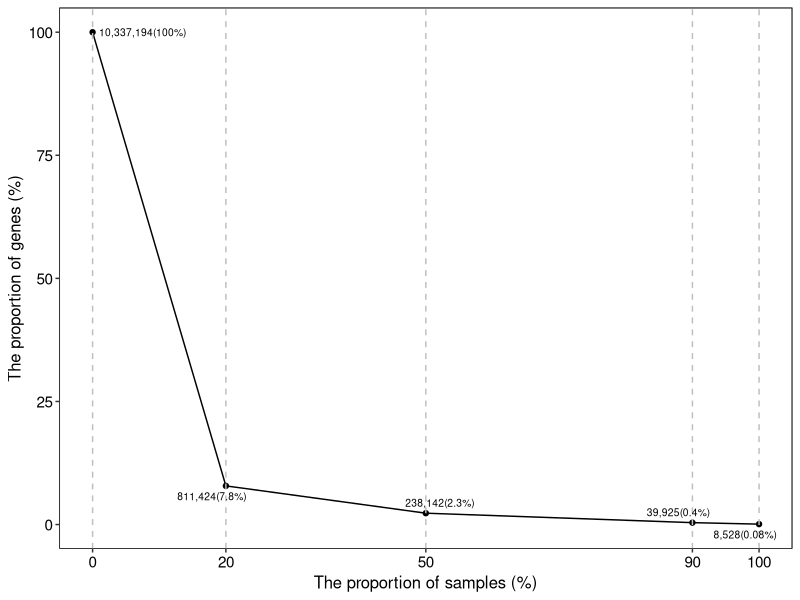
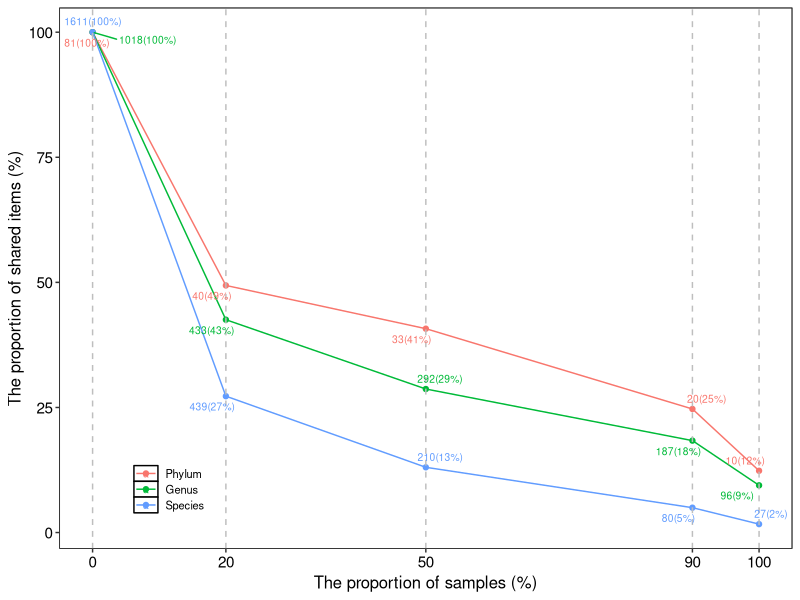
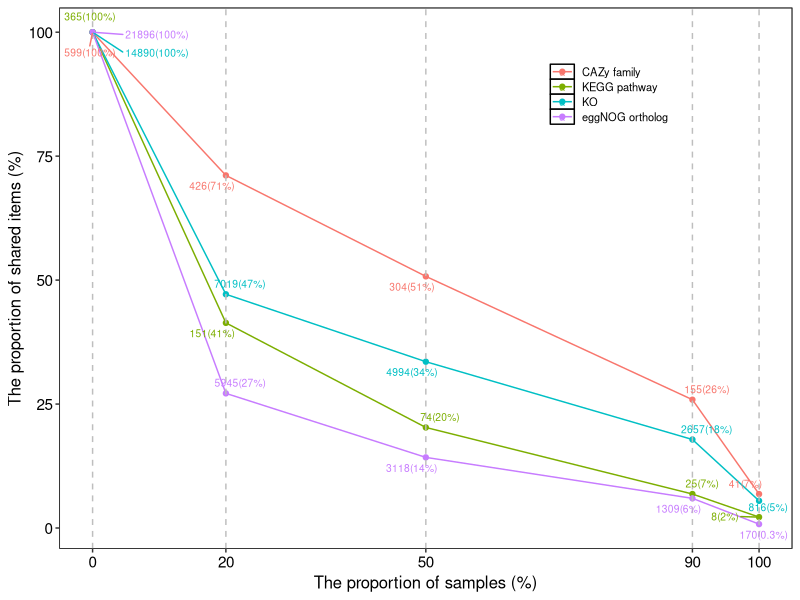
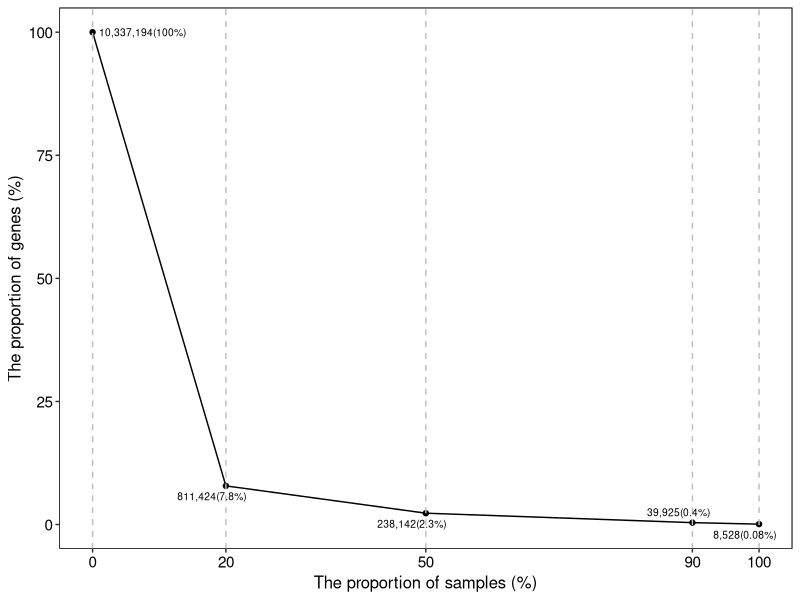
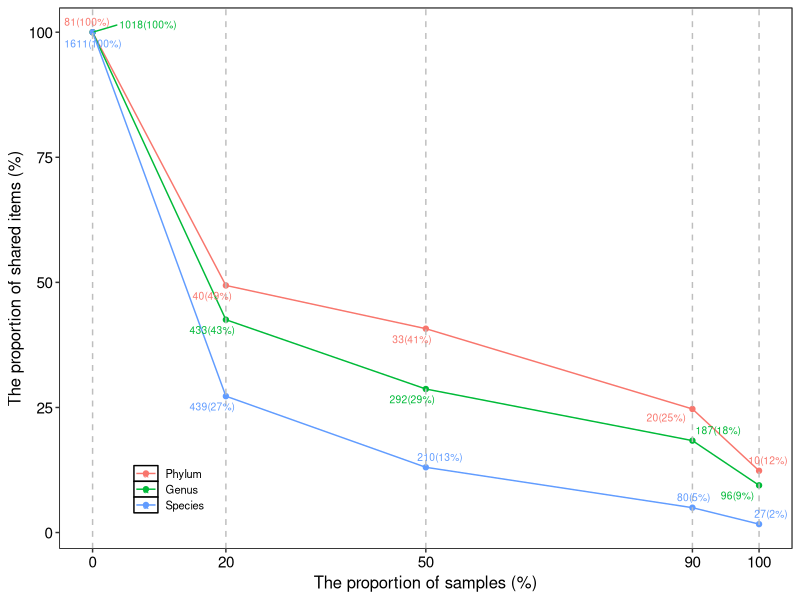
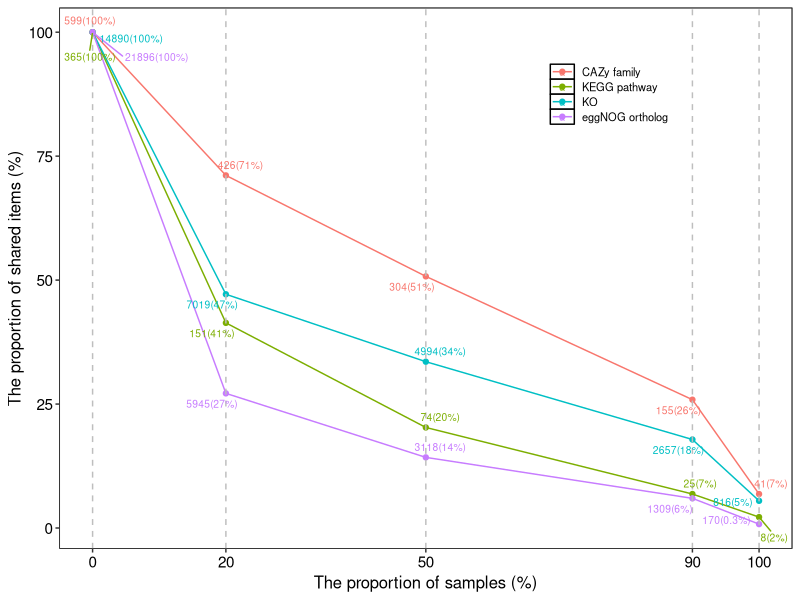

Here is the R script that generated these plots, in order:
library(ggplot2)
library(ggrepel)
library(reshape2)
###gene proportion
gene<- read.table("gene_freq.txt",head=T,check.names = F)
gene$gene_num <- prettyNum(gene$gene_num,big.mark = ",")
gene$label <- rep("NA",6)
gene$label[1:5] <- paste(round(gene$gene_percent[1:5],digits = 1),"%",sep = "")
gene$label[6] <- paste(round(gene$gene_percent[6],digits = 2),"%",sep = "")
ggplot(gene[-2,],aes(x=Sample_percent,y=gene_percent,group=1))+
geom_line() +
geom_point()+
labs(x="The proportion of samples (%)",y="The proportion of genes (%)")+
theme_bw()+
theme(panel.grid=element_blank(),
panel.background = element_rect(color = "black"),
axis.title.y = element_text(size = 12,color="black"),
axis.title.x = element_text(size = 12,color="black"),
axis.text.y = element_text(size = 11,color="black"),
axis.text.x = element_text(size = 11,color="black")) +
geom_vline(aes(xintercept = 0),linetype="dashed",colour="grey")+
geom_vline(aes(xintercept = 20),linetype="dashed",colour="grey")+
geom_vline(aes(xintercept = 50),linetype="dashed",colour="grey")+
geom_vline(aes(xintercept = 90),linetype="dashed",colour="grey")+
geom_vline(aes(xintercept = 100),linetype="dashed",colour="grey") +
scale_x_continuous(breaks = c(0,20,50,90,100)) +
geom_text_repel(aes(label=paste(gene_num,"(",label,")",sep = "")),size = 2.6)
ggsave("gene_proportion_line.pdf",height=3.5,width=3.5)

#######taxa proportion
taxa_num<-read.table("taxa_num.txt",header = T,sep = "\t",check.names = F,stringsAsFactors = F) #The numbers of taxa shared in samples
taxa_freq<-read.table("taxa_freq.txt",header = T,sep = "\t",check.names = F,stringsAsFactors = F) #The frequency of taxa shared in samples

taxa_num_melt <- melt(taxa_num,id.vars = "Sample_num")
head(taxa_num_melt)
taxa_freq_melt <- melt(taxa_freq,id.vars = "Sample_percent")
taxa_freq_melt$absolute <- taxa_num_melt$value
taxa_freq_melt$variable <- factor(taxa_freq_melt$variable,levels = c("Phylum","Genus","Species"))
taxa_freq_melt$percent <- paste(round(taxa_freq_melt$value,digits = 0),"%",sep = "")
head(taxa_freq_melt$percent)
ggplot(taxa_freq_melt,aes(x=Sample_percent,y=value,colour=variable,group=variable))+
geom_line() +
geom_point() +
labs(x="The proportion of samples (%)",y="The proportion of shared items (%)")+
theme_bw()+
theme(panel.grid=element_blank(),
panel.background = element_rect(color = "black"),
legend.position=c(0.15,0.11),
#legend.key = element_rect(fill = NULL,colour = NULL),
legend.title = element_blank(),
legend.text = element_text(size = 8,color="black"),
legend.key.height=unit(0.4, "cm"),
axis.title.y = element_text(size = 12,color="black"),
axis.title.x = element_text(size = 12,color="black"),
axis.text.y = element_text(size = 11,color="black"),
axis.text.x = element_text(size = 11,color="black")) +
geom_vline(aes(xintercept = 0),linetype="dashed",colour="grey")+
geom_vline(aes(xintercept = 20),linetype="dashed",colour="grey")+
geom_vline(aes(xintercept = 50),linetype="dashed",colour="grey")+
geom_vline(aes(xintercept = 90),linetype="dashed",colour="grey")+
geom_vline(aes(xintercept = 100),linetype="dashed",colour="grey") +
scale_x_continuous(breaks = c(0,20,50,90,100)) +
geom_text_repel(aes(label=paste(absolute,"(",percent,")",sep = "")),size = 2.6)
ggsave("taxa_proportion_line.pdf",height=3.5,width=3.5)

###Function proportion
func_num<-read.table("BWA_func_num.txt",header = T,sep = "\t",check.names = F,stringsAsFactors = F)
func_freq<-read.table("BWA_func_freq.txt",header = T,sep = "\t",check.names = F,stringsAsFactors = F)
func_num_melt <- melt(func_num,id.vars = "Sample_num")
func_freq_melt <- melt(func_freq,id.vars = "Sample_percent")
func_freq_melt$absolute <- func_num_melt$value
func_freq_melt$variable <- factor(func_freq_melt$variable,levels = c("CAZy family","KEGG pathway","KO", "eggNOG ortholog"))
func_freq_melt$percent <- paste(round(func_freq_melt$value,digits = 0),"%",sep = "")
func_freq_melt$percent[20]<-"0.3%"
func_freq_melt$percent
ggplot(func_freq_melt,aes(x=Sample_percent,y=value,colour=variable,group=variable))+
geom_line() +
geom_point() +
labs(x="The proportion of samples (%)",y="The proportion of shared items (%)")+
theme_bw()+
theme(panel.grid=element_blank(),
panel.background = element_rect(color = "black"),
legend.position=c(0.75,0.84),
#legend.key = element_rect(fill = NULL,colour = NULL),
legend.title = element_blank(),
legend.text = element_text(size = 8,color="black"),
legend.key.height=unit(0.36, "cm"),
axis.title.y = element_text(size = 12,color="black"),
axis.title.x = element_text(size = 12,color="black"),
axis.text.y = element_text(size = 11,color="black"),
axis.text.x = element_text(size = 11,color="black")) +
geom_vline(aes(xintercept = 0),linetype="dashed",colour="grey")+
geom_vline(aes(xintercept = 20),linetype="dashed",colour="grey")+
geom_vline(aes(xintercept = 50),linetype="dashed",colour="grey")+
geom_vline(aes(xintercept = 90),linetype="dashed",colour="grey")+
geom_vline(aes(xintercept = 100),linetype="dashed",colour="grey") +
scale_x_continuous(breaks = c(0,20,50,90,100)) +
geom_text_repel(aes(label=paste(absolute,"(",percent,")",sep = "")),size = 2.6)
ggsave("func_proportion_line.pdf",height=3.5,width=3.5)